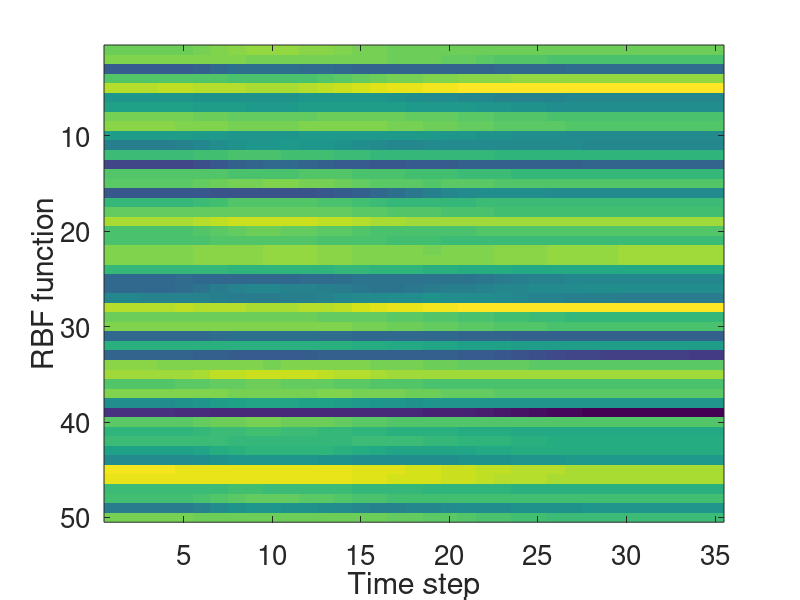
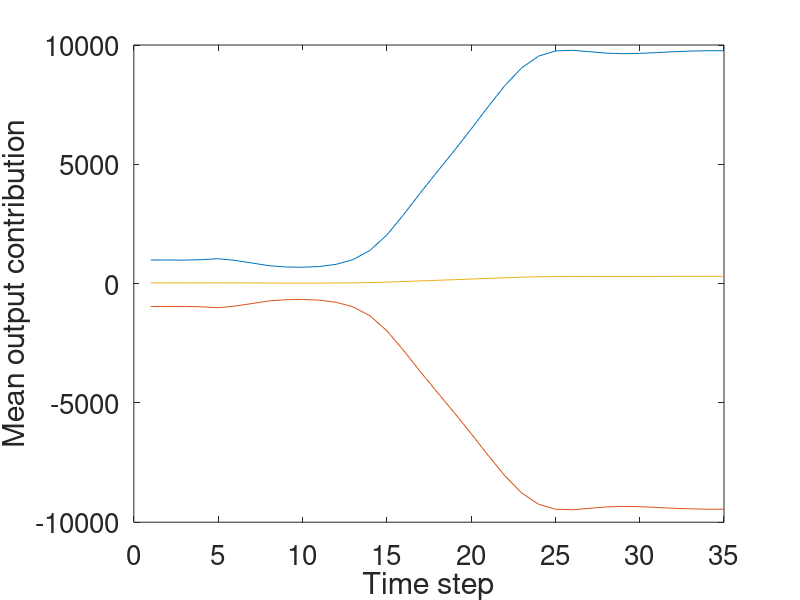

MATLAB code for these plots, in order:
load('rbfactt.mat');
imagesc(log(abs(rbfactt)))
set(gca,'FontSize',20);
xlabel('Time step');
ylabel('RBF function');
print -depsc rbf_actt

figure;
plot(rbfactt(5,:));
hold on;
plot(rbfactt(28,:))
hold on;
plot(rbfactt(5,:) + rbfactt(28,:));
set(gca,'FontSize',20);
xlabel('Time step');
ylabel('Mean output contribution');
print -depsc rbf_cancel

